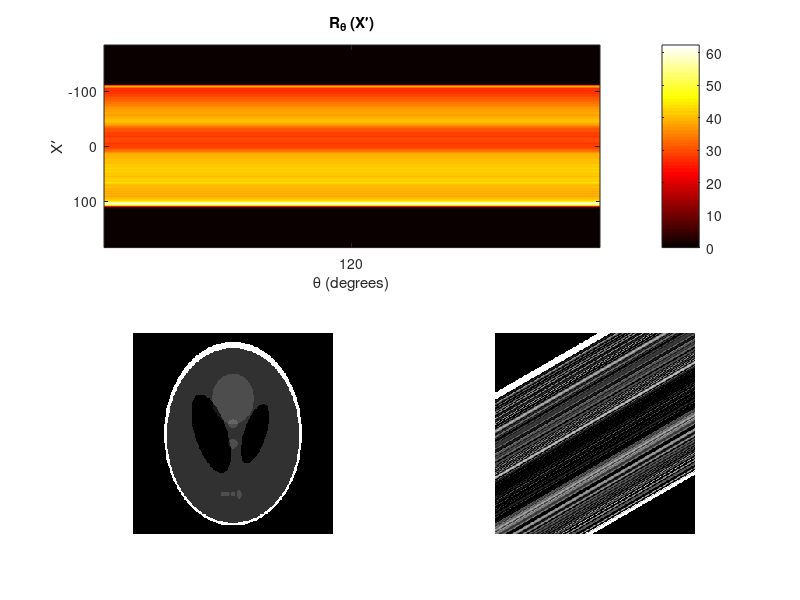

The MATLAB script that drew this image:
figure
subplot(2,2,3);                     %

I = phantom(256);                   %The mathematical 
imshow(I);                          %representation of a head.
theta = 120;                      %alpha value from (0,pi)
[R,xp] = radon(I,theta);            %vector xp contatining the radial coordinates for each row in R.
disp(xp);


subplot(2,2,[1,2]);                 %
imagesc(theta,xp,R);                %the radon transform on I rotating 180degrees
title('R_{\theta} (X\prime)');      %Sinogram heat map
xlabel('\theta (degrees)');         %
ylabel('X\prime');                  %
set(gca,'XTick',0:20:180);          %
colormap(hot);                      %   
colorbar                            %

subplot(2,2,4);                     %
IR = iradon(R,theta);               %Inverse Radon Transform
imshow(IR);                         %Reconstruction

